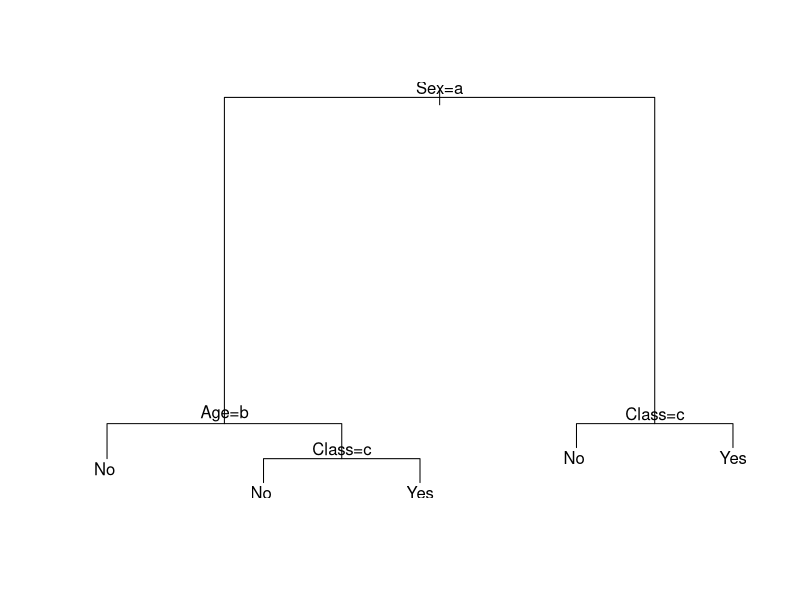
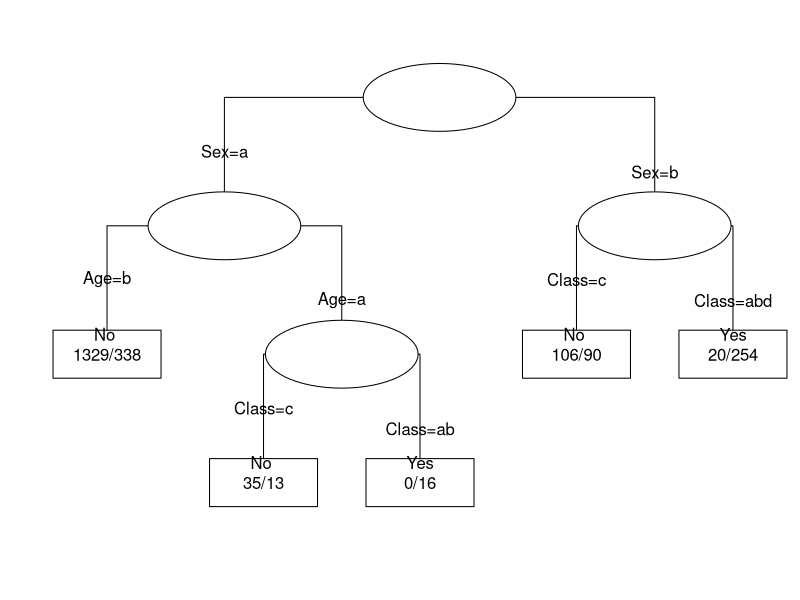

Here is the R script that generated these plots, in order:
data(Titanic)

Titanic.tables <- as.data.frame(Titanic)

Titanic.data <- data.frame(
  Class = rep(Titanic.tables$Class, Titanic.tables$Freq),
  Sex = rep(Titanic.tables$Sex, Titanic.tables$Freq),
  Age = rep(Titanic.tables$Age, Titanic.tables$Freq),
  Survived = rep(Titanic.tables$Survived, Titanic.tables$Freq)
  )

library(rpart)

Titanic.tree <- rpart(Survived~.,data=Titanic.data)

Titanic.tree

plot(Titanic.tree)
text(Titanic.tree)
par(xpd=NA)
plot(Titanic.tree, uniform=TRUE)
text(Titanic.tree, use.n=TRUE, fancy=TRUE)